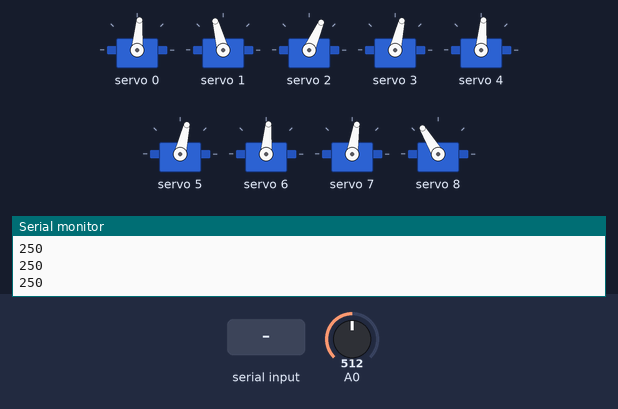
The sketch below on a simulated Arduino Uno, built with avr-gcc and run on an emulated ATmega328P. Shown: 9 × servo, the last lines printed to the serial monitor. The test bench sets the inputs (shaded band); at power-on: A0 = 512.

Above: at 1.4 s.
1.5 s: "a" received over Serial
At 2.6 s:
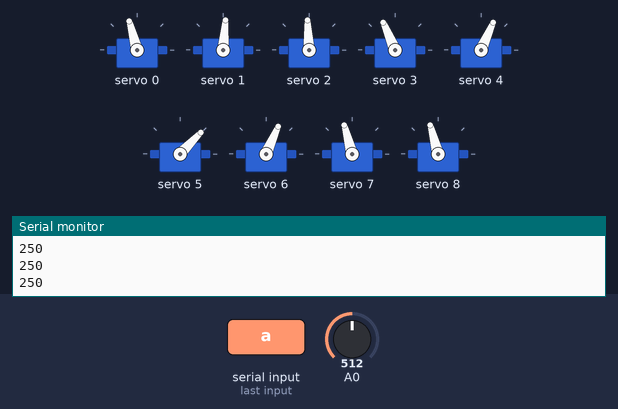
3.2 s: byte 116 ('t') received over Serial
At 3.6 s:
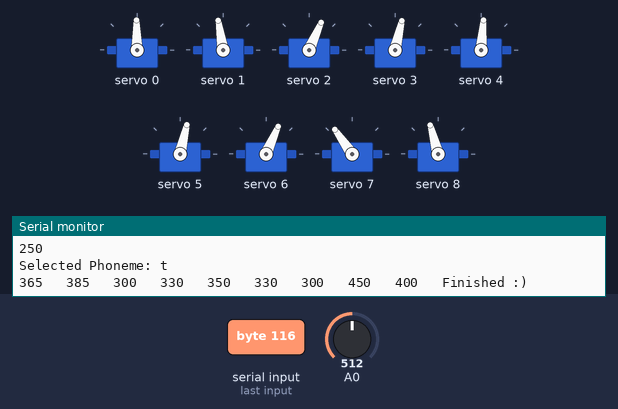
4.7 s: "o" received over Serial
At 5.9 s:
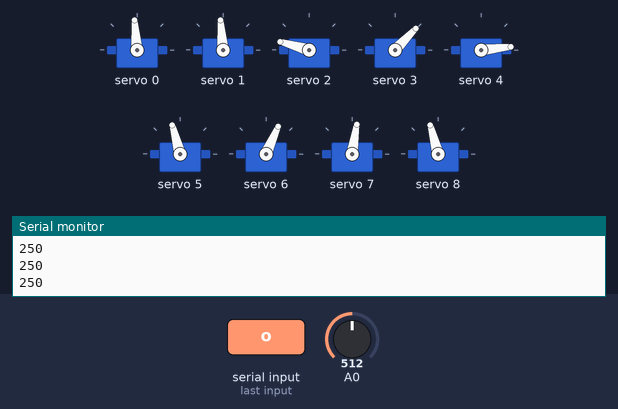
6.3 s: "e" received over Serial
At 7.0 s:
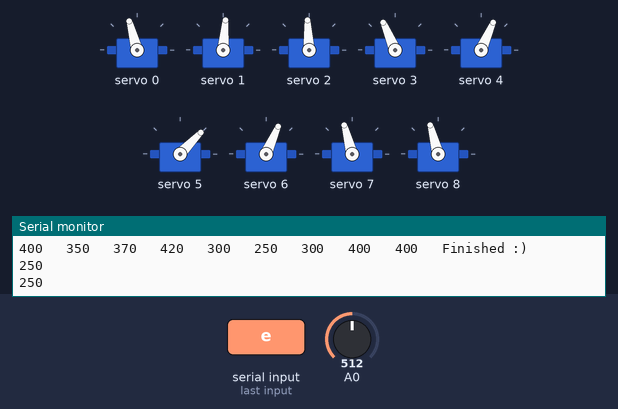
Timing chart, 0 to 8.8 s (numbered marks = the images above; inputs shaded):
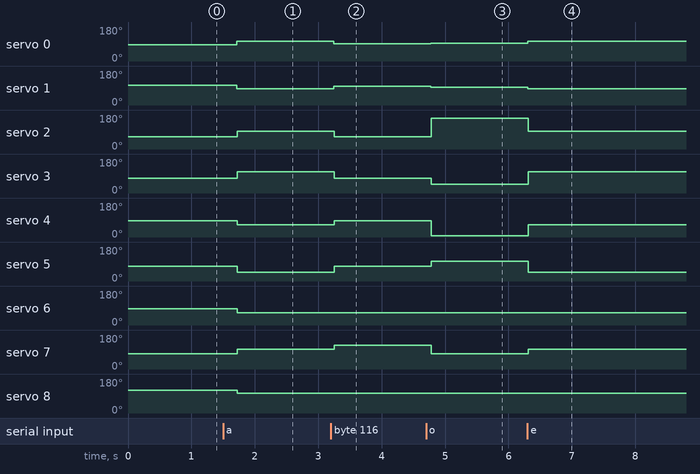

Measured:
- after the input at 1.5 s, servo 0: 85° → 105° after 0.21 s; servo 1: 105° → 85° after 0.21 s; servo 2: 66° → 93° after 0.22 s; servo 3: 77° → 113° after 0.22 s; servo 4, servo 6: 85° → 66° after 0.22 s
- after the input at 3.2 s, servo 0: 105° → 91° at once; servo 1: 85° → 99° at once; servo 2: 93° → 66° after 0.05 s; servo 3: 113° → 77° after 0.05 s; servo 4: 66° → 85° after 0.05 s
- after the input at 4.7 s, servo 0: 91° → 95° after 0.07 s; servo 1: 99° → 95° after 0.07 s; servo 2: 66° → 164° after 0.08 s; servo 3: 77° → 46° after 0.08 s; servo 4: 85° → 6° after 0.08 s
- after the input at 6.3 s, servo 0: 95° → 105° at once; servo 1: 95° → 85° at once; servo 2: 164° → 93° at once; servo 3: 46° → 113° at once; servo 4: 6° → 66° at once

The sketch:

Mouth_Basic_Phoneme.ino
```cpp
/*
 * Nilheim Mechatronics basic text to viseme translation
 *
 * A rudimental program that separates a sentence into its individual letters, and poses the Nilheim Mechatronics
 * animatronic mouth based on the sequence of phonemes. This should not be regarded as a way to create accurate
 * lip-syncing animations but it is useful for testing the viseme positions.
 *
 * It is possible to make realistic lip-syncing by queuing up a sequence of phonemes with delays in between using the
 * phonemePose() function
 *
 * For more info visit www.Nilheim.co.uk
 */

#include <Wire.h>
#include <Adafruit_PWMServoDriver.h>

#include <SPI.h>

Adafruit_PWMServoDriver pwm = Adafruit_PWMServoDriver();

uint16_t phonemeA[] = {400, 350, 370, 420, 300, 250, 300, 400, 400}; //AEIH
uint16_t phonemeO[] = {375, 375, 550, 250, 150, 400, 300, 340, 400}; //OUW  !!!!!
uint16_t phonemeB[] = {350, 400, 300, 330, 350, 330, 350, 340, 440}; //BMP
uint16_t phonemeG[] = {360, 390, 300, 330, 350, 330, 300, 340, 400}; //GKXYJR
uint16_t phonemeS[] = {365, 385, 300, 330, 350, 330, 300, 450, 400}; //CDNSTZKQ
uint16_t phonemeTh[] = {360, 390, 350, 350, 350, 350, 350, 495, 350};//Th
uint16_t phonemeL[] = {375, 375, 370, 420, 300, 250, 300, 480, 400};//L
uint16_t phonemeF[] = {350, 400, 300, 330, 350, 330, 260, 340, 400};//FV

char inPrimary;
char inSecondary;

int pause = 50;

int val = 375;
int width0 = 375;
int width1 = 375;

void setup() {
 Serial.begin(9600);       // start serial communication at 9600bps
 delay(200);
 pwm.begin();
 pwm.setPWMFreq(60);

 phonemePose(phonemeB);
}
void loop() {

  pause = map(analogRead(A0),0,1023,1,500);

  serialPhoneme();

  Serial.println(pause);

}

void phonemePose(uint16_t phoneme[]) {
  for(uint8_t i = 0; i <=8; i++){
    pwm.setPWM(i, 0, phoneme[i]);
    Serial.print(phoneme[i]);
    Serial.print("   ");
  }
  Serial.println("Finished :)");
}

void phonemeMatch(char letter){
  if ((letter == 'a') || (letter == 'e') || (letter == 'i') || (letter == 'h'))
    phonemePose(phonemeA);
  if ((letter == 'o') || (letter == 'u') || (letter == 'w'))
    phonemePose(phonemeO);
  if ((letter == 'b') || (letter == 'm') || (letter == 'p'))
    phonemePose(phonemeB);
  if ((letter == 'g') || (letter == 'k') || (letter == 'x') || (letter == 'y') || (letter == 'j') || (letter == 'r'))
    phonemePose(phonemeG);
  if ((letter == 'c') || (letter == 'd') || (letter == 'n') || (letter == 's') || (letter == 't') || (letter == 'z') || (letter == 'k') || (letter == 'q'))
    phonemePose(phonemeS);
  if ((letter == 'l'))
    phonemePose(phonemeL);
  if ((letter == 'f') || (letter == 'v'))
    phonemePose(phonemeF);
}

void serialPhoneme(){

    if (Serial.available()){
      inPrimary = Serial.read();
    } else { inPrimary = '@';}


    if (inPrimary == 't'){
      if (Serial.available()){
        inSecondary = Serial.read();
      } else { inSecondary = '@';}
      if (inSecondary == 'h'){
        Serial.print("Selected Phoneme: ");
        Serial.println("th");
        phonemePose(phonemeTh);

      } else {
        if (inPrimary != '@'){
          Serial.print("Selected Phoneme: ");
          Serial.println("t");
          phonemePose(phonemeS);
        delay(pause);
        if (inSecondary != '@'){
          Serial.print("Selected Phoneme: ");
          Serial.println(inSecondary);
          phonemeMatch(inSecondary);}}}}


  if ((inPrimary != '@')&&(inPrimary != 't')){
    Serial.print("Selected Phoneme: ");
    Serial.println(inPrimary);
    phonemeMatch(inPrimary);}


  delay(pause);

}
```
